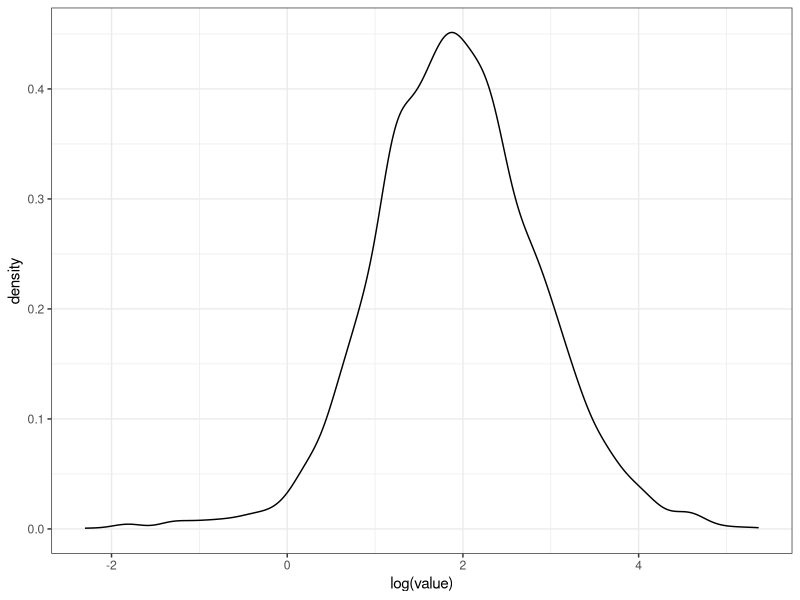

Here is the R script that generated this plot:
# Title: Biweekly home ranges
# Subtitle: 3 - Statistical differences
# Author: Nathan D. Hooven
# Email: nathan.hooven@uky.edu
# Affiliation: Department of Forestry and Natural Resources, University of Kentucky
# Date began: 12 May 2022
# Date completed: 12 May 2022
# Date modified: 
# R version: 3.6.2

#_____________________________________________________________________________________________________________
# 1. Load in required packages ----
#_____________________________________________________________________________________________________________

library(tidyverse)

#_____________________________________________________________________________________________________________
# 2. Read in data ----
#_____________________________________________________________________________________________________________

all.data <- read.csv("all_data.csv")

#_____________________________________________________________________________________________________________
# 3. Pivot ----
#_____________________________________________________________________________________________________________

all.data.longer <- all.data %>% pivot_longer(5:30)

# remove NAs
all.data.longer <- all.data.longer %>% drop_na()

#_____________________________________________________________________________________________________________
# 4. Look at distributions ----
#_____________________________________________________________________________________________________________

ggplot(data = all.data.longer, aes(x = log(value))) +
       theme_bw() +
       geom_density()

#_____________________________________________________________________________________________________________
# 5. Repeated measures ANOVA ----
#_____________________________________________________________________________________________________________
# 5a. AKDE ----
#_____________________________________________________________________________________________________________

all.data.longer.akde <- all.data.longer %>% filter(Estimator == "AKDE")

akde.aov <- aov(log(value) ~ factor(Area) + Error(factor(Animal)), data = all.data.longer.akde)

summary(akde.aov)

#_____________________________________________________________________________________________________________
# 5b. BBMM ----
#_____________________________________________________________________________________________________________

all.data.longer.bbmm <- all.data.longer %>% filter(Estimator == "BBMM")

bbmm.aov <- aov(log(value) ~ factor(Area) + Error(factor(Animal)), data = all.data.longer.bbmm)

summary(bbmm.aov)
